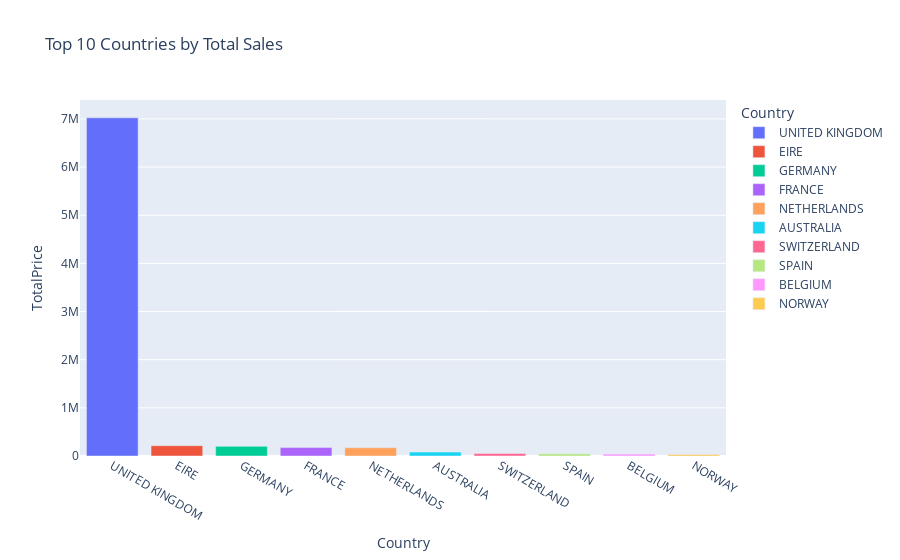

The code cell stored with this chart in its notebook:
### Code cell
country_sales = Raw_data.groupby('Country')['TotalPrice'].sum().reset_index()
country_sales = country_sales.sort_values(by='TotalPrice', ascending=False).head(10)

# Plotting Sales by Country
fig = px.bar(
    country_sales, 
    x='Country', 
    y='TotalPrice', 
    color='Country',
    title='Top 10 Countries by Total Sales'
)
fig.show()

### Figure 1 — Plotly figure (JSON) as saved in the notebook; plotly's stock layout.template omitted (floating-point values rounded to 4 significant figures)
{"data": [{"alignmentgroup": "True", "hovertemplate": "Country=%{x}<br>TotalPrice=%{y}<extra></extra>", "legendgroup": "UNITED KINGDOM", "marker": {"color": "#636efa", "pattern": {"shape": ""}}, "name": "UNITED KINGDOM", "offsetgroup": "UNITED KINGDOM", "orientation": "v", "showlegend": true, "textposition": "auto", "type": "bar", "x": ["UNITED KINGDOM"], "xaxis": "x", "y": [7022000.0], "yaxis": "y"}, {"alignmentgroup": "True", "hovertemplate": "Country=%{x}<br>TotalPrice=%{y}<extra></extra>", "legendgroup": "EIRE", "marker": {"color": "#EF553B", "pattern": {"shape": ""}}, "name": "EIRE", "offsetgroup": "EIRE", "orientation": "v", "showlegend": true, "textposition": "auto", "type": "bar", "x": ["EIRE"], "xaxis": "x", "y": [214300.0], "yaxis": "y"}, {"alignmentgroup": "True", "hovertemplate": "Country=%{x}<br>TotalPrice=%{y}<extra></extra>", "legendgroup": "GERMANY", "marker": {"color": "#00cc96", "pattern": {"shape": ""}}, "name": "GERMANY", "offsetgroup": "GERMANY", "orientation": "v", "showlegend": true, "textposition": "auto", "type": "bar", "x": ["GERMANY"], "xaxis": "x", "y": [199900.0], "yaxis": "y"}, {"alignmentgroup": "True", "hovertemplate": "Country=%{x}<br>TotalPrice=%{y}<extra></extra>", "legendgroup": "FRANCE", "marker": {"color": "#ab63fa", "pattern": {"shape": ""}}, "name": "FRANCE", "offsetgroup": "FRANCE", "orientation": "v", "showlegend": true, "textposition": "auto", "type": "bar", "x": ["FRANCE"], "xaxis": "x", "y": [174800.0], "yaxis": "y"}, {"alignmentgroup": "True", "hovertemplate": "Country=%{x}<br>TotalPrice=%{y}<extra></extra>", "legendgroup": "NETHERLANDS", "marker": {"color": "#FFA15A", "pattern": {"shape": ""}}, "name": "NETHERLANDS", "offsetgroup": "NETHERLANDS", "orientation": "v", "showlegend": true, "textposition": "auto", "type": "bar", "x": ["NETHERLANDS"], "xaxis": "x", "y": [171100.0], "yaxis": "y"}, {"alignmentgroup": "True", "hovertemplate": "Country=%{x}<br>TotalPrice=%{y}<extra></extra>", "legendgroup": "AUSTRALIA", "marker": {"color": "#19d3f3", "pattern": {"shape": ""}}, "name": "AUSTRALIA", "offsetgroup": "AUSTRALIA", "orientation": "v", "showlegend": true, "textposition": "auto", "type": "bar", "x": ["AUSTRALIA"], "xaxis": "x", "y": [81030.0], "yaxis": "y"}, {"alignmentgroup": "True", "hovertemplate": "Country=%{x}<br>TotalPrice=%{y}<extra></extra>", "legendgroup": "SWITZERLAND", "marker": {"color": "#FF6692", "pattern": {"shape": ""}}, "name": "SWITZERLAND", "offsetgroup": "SWITZERLAND", "orientation": "v", "showlegend": true, "textposition": "auto", "type": "bar", "x": ["SWITZERLAND"], "xaxis": "x", "y": [52410.0], "yaxis": "y"}, {"alignmentgroup": "True", "hovertemplate": "Country=%{x}<br>TotalPrice=%{y}<extra></extra>", "legendgroup": "SPAIN", "marker": {"color": "#B6E880", "pattern": {"shape": ""}}, "name": "SPAIN", "offsetgroup": "SPAIN", "orientation": "v", "showlegend": true, "textposition": "auto", "type": "bar", "x": ["SPAIN"], "xaxis": "x", "y": [44380.0], "yaxis": "y"}, {"alignmentgroup": "True", "hovertemplate": "Country=%{x}<br>TotalPrice=%{y}<extra></extra>", "legendgroup": "BELGIUM", "marker": {"color": "#FF97FF", "pattern": {"shape": ""}}, "name": "BELGIUM", "offsetgroup": "BELGIUM", "orientation": "v", "showlegend": true, "textposition": "auto", "type": "bar", "x": ["BELGIUM"], "xaxis": "x", "y": [39170.0], "yaxis": "y"}, {"alignmentgroup": "True", "hovertemplate": "Country=%{x}<br>TotalPrice=%{y}<extra></extra>", "legendgroup": "NORWAY", "marker": {"color": "#FECB52", "pattern": {"shape": ""}}, "name": "NORWAY", "offsetgroup": "NORWAY", "orientation": "v", "showlegend": true, "textposition": "auto", "type": "bar", "x": ["NORWAY"], "xaxis": "x", "y": [31240.0], "yaxis": "y"}], "layout": {"barmode": "relative", "legend": {"title": {"text": "Country"}, "tracegroupgap": 0}, "title": {"text": "Top 10 Countries by Total Sales"}, "xaxis": {"anchor": "y", "categoryarray": ["UNITED KINGDOM", "EIRE", "GERMANY", "FRANCE", "NETHERLANDS", "AUSTRALIA", "SWITZERLAND", "SPAIN", "BELGIUM", "NORWAY"], "categoryorder": "array", "domain": [0, 1], "title": {"text": "Country"}}, "yaxis": {"anchor": "x", "domain": [0, 1], "title": {"text": "TotalPrice"}}}}
